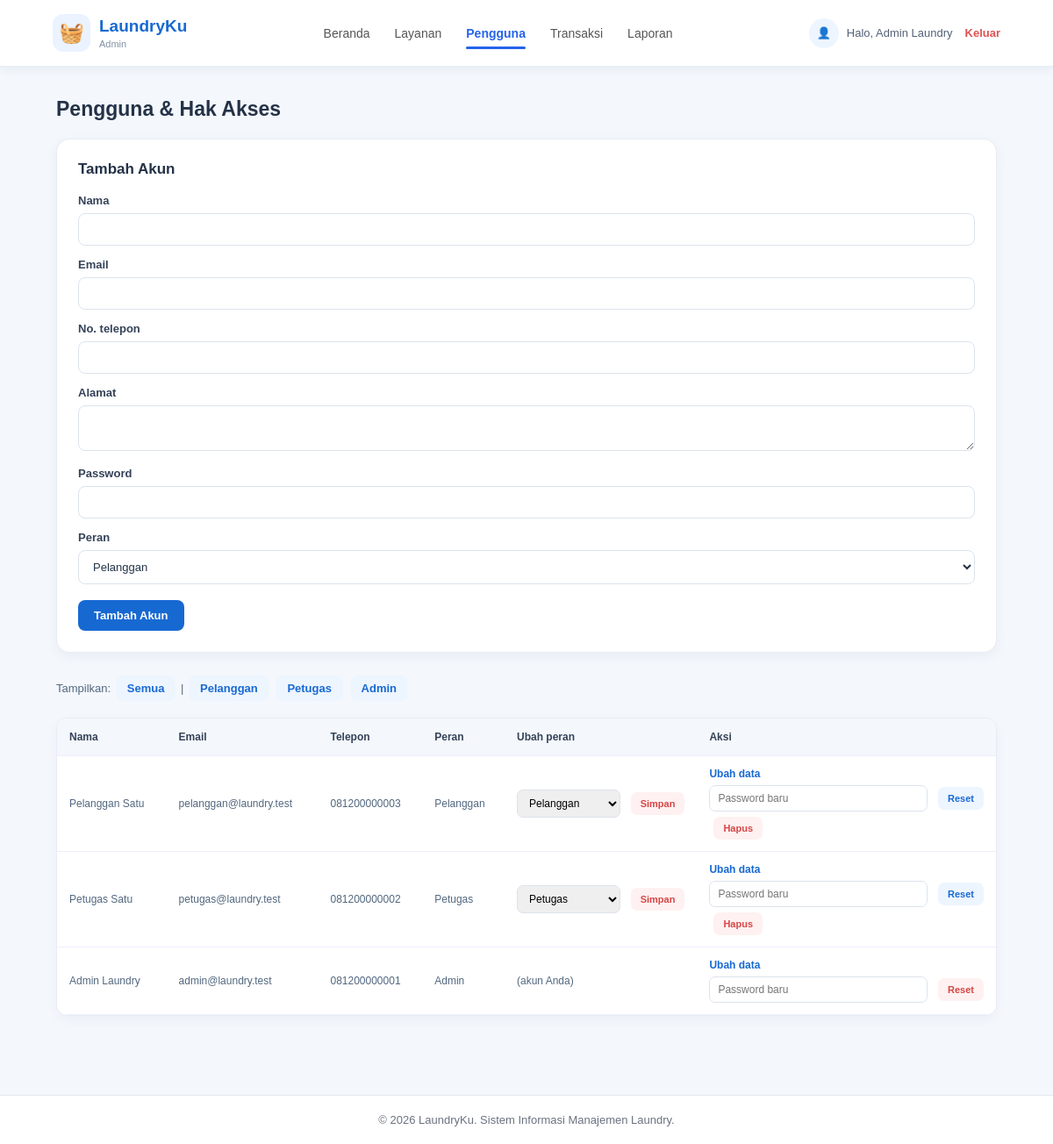
Screenshot of /admin/pengguna.php (signed in) with the database file from the repository.
### tables this page shows
CREATE TABLE tb_pengguna (
  id_pengguna INT(11) AUTO_INCREMENT PRIMARY KEY,
  nama VARCHAR(100) NOT NULL,
  email VARCHAR(100) NOT NULL UNIQUE,
  password VARCHAR(255) NOT NULL,
  no_telepon VARCHAR(15),
  alamat TEXT,
  role ENUM('pelanggan','petugas','admin') NOT NULL DEFAULT 'pelanggan',
  created_at DATETIME DEFAULT CURRENT_TIMESTAMP
);

### config/koneksi.php (called while the page is built, shortened)
<?php
function e($s) { return htmlspecialchars((string)$s, ENT_QUOTES, 'UTF-8'); }

### admin/pengguna.php (the view, shortened to what this page needs)
<?php
require_once __DIR__ . '/../config/auth.php';
$roles = ['pelanggan', 'petugas', 'admin'];
$saya = (int)$_SESSION['id_pengguna'];
$filter = $_GET['role'] ?? '';
if (in_array($filter, $roles, true)) {
    $q = mysqli_prepare($conn, 'SELECT * FROM tb_pengguna WHERE role = ? ORDER BY role, nama');
    mysqli_stmt_bind_param($q, 's', $filter);
    mysqli_stmt_execute($q);
    $daftar = mysqli_stmt_get_result($q);
} else {
    $daftar = mysqli_query($conn, 'SELECT * FROM tb_pengguna ORDER BY role, nama');
}
require __DIR__ . '/_header.php';
?>
<div class="admin-user-page">
<h2>Pengguna &amp; Hak Akses</h2>
<form method="post" class="panel">
  <h3>Tambah Akun</h3>
  <label>Nama</label><input name="nama" required>
  <label>Email</label><input type="email" name="email" required>
  <label>No. telepon</label><input name="no_telepon" maxlength="15">
  <label>Alamat</label><textarea name="alamat" rows="2"></textarea>
  <label>Password</label><input type="password" name="password" required minlength="6">
  <label>Peran</label>
  <select name="role"><?php foreach ($roles as $r): ?><option value="<?= $r ?>"><?= ucfirst($r) ?></option><?php endforeach; ?></select>
  <button type="submit">Tambah Akun</button>
</form>
<p>Tampilkan:
  <a href="pengguna.php">Semua</a> |
  <?php foreach ($roles as $r): ?><a href="pengguna.php?role=<?= $r ?>"><?= ucfirst($r) ?></a> <?php endforeach; ?>
</p>
<div class="tbl-wrap">
<table>
  <tr><th>Nama</th><th>Email</th><th>Telepon</th><th>Peran</th><th>Ubah peran</th><th>Aksi</th></tr>
  <?php while ($u = mysqli_fetch_assoc($daftar)): ?>
  <tr>
    <td><?= e($u['nama']) ?></td>
    <td><?= e($u['email']) ?></td>
    <td><?= e($u['no_telepon']) ?></td>
    <td><?= e(ucfirst($u['role'])) ?></td>
    <td>
      <?php if ((int)$u['id_pengguna'] === $saya): ?>(akun Anda)
      <?php else: ?>
      <form method="post" style="margin:0">
        <select name="role" style="width:auto"><?php foreach ($roles as $r): ?><option value="<?= $r ?>" <?= $u['role'] === $r ? 'selected' : '' ?>><?= ucfirst($r) ?></option><?php endforeach; ?></select>
        <button type="submit" style="width:auto;margin:0 0 0 6px;padding:4px 10px">Simpan</button>
      </form>
      <?php endif; ?>
    </td>
    <td>
      <a href="pengguna.php?edit=<?= (int)$u['id_pengguna'] ?>">Ubah data</a>
      <form method="post" style="margin:6px 0 0">
        <input type="password" name="password_baru" placeholder="Password baru" minlength="6" required style="width:auto">
        <button type="submit" style="width:auto;margin:0 0 0 6px;padding:4px 10px">Reset</button>
      </form>
      <?php if ((int)$u['id_pengguna'] !== $saya): ?>
      <form method="post" style="margin:6px 0 0" onsubmit="return confirm('Hapus akun ini?')">
        <button type="submit" style="width:auto;margin:0;padding:4px 10px">Hapus</button>
      </form>
      <?php endif; ?>
    </td>
  </tr>
  <?php endwhile; ?>
</table>
</div>
</div>
<?php require __DIR__ . '/_footer.php'; ?>

### rows the page displays
tb_pengguna: nama "Pelanggan Satu", email "pelanggan@laundry.test", no_telepon "081200000003", role "Pelanggan"
tb_pengguna: nama "Petugas Satu", email "petugas@laundry.test", no_telepon "081200000002", role "Petugas"
tb_pengguna: nama "Admin Laundry", email "admin@laundry.test", no_telepon "081200000001", role "Admin", shows "(akun Anda)"

### other values shown
$_SESSION['nama'] "Admin Laundry"
$r "Pelanggan"
$r "Petugas"
$r "Admin"
form field role "Pelanggan"
